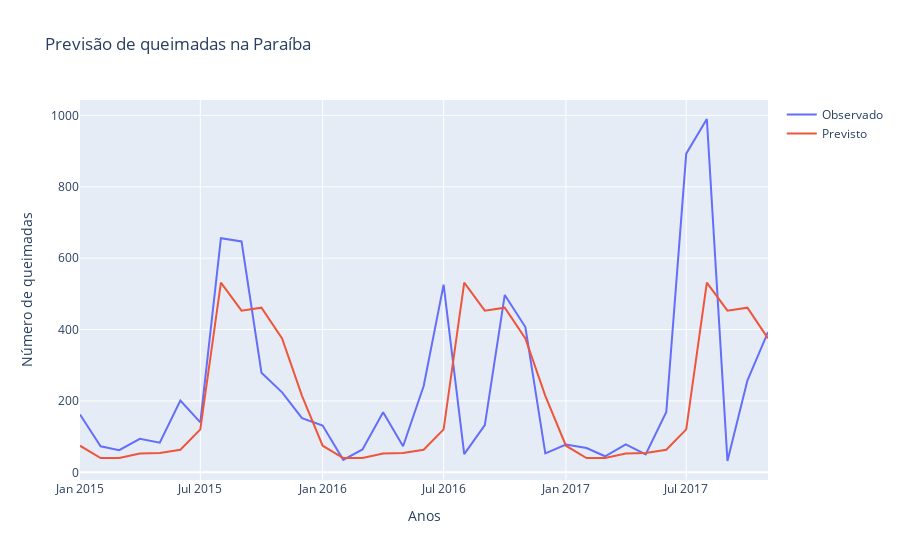

Source (notebook cell):
### Markdown cell above
## Predição com Suavização exponencial

### Code cell
model_suav_exp = sm.tsa.ExponentialSmoothing(time_series, seasonal='add', seasonal_periods=12, initialization_method= 'heuristic').fit()

prev = model_suav_exp.predict(start=time_series_test.index[0], end=time_series_test.index[-1])
fig = go.Figure()


fig.add_trace(go.Scatter(x=time_series_test.index, y=time_series_test.values,
                    mode='lines',
                    name='Observado'))

fig.add_trace(go.Scatter(x=prev.index, y=prev.values,
                    mode='lines',
                    name='Previsto'))

fig.update_layout(title='Previsão de queimadas na Paraíba',
                    xaxis_title='Anos',
                    yaxis_title='Número de queimadas')

fig.show()

### Figure 1 — Plotly figure (JSON) as saved in the notebook; plotly's stock layout.template omitted (floating-point values rounded to 4 significant figures)
{"data": [{"mode": "lines", "name": "Observado", "type": "scatter", "x": ["2015-01-01T00:00:00", "2015-02-01T00:00:00", "2015-03-01T00:00:00", "2015-04-01T00:00:00", "2015-05-01T00:00:00", "2015-06-01T00:00:00", "2015-07-01T00:00:00", "2015-08-01T00:00:00", "2015-09-01T00:00:00", "2015-10-01T00:00:00", "2015-11-01T00:00:00", "2015-12-01T00:00:00", "2016-01-01T00:00:00", "2016-02-01T00:00:00", "2016-03-01T00:00:00", "2016-04-01T00:00:00", "2016-05-01T00:00:00", "2016-06-01T00:00:00", "2016-07-01T00:00:00", "2016-08-01T00:00:00", "2016-09-01T00:00:00", "2016-10-01T00:00:00", "2016-11-01T00:00:00", "2016-12-01T00:00:00", "2017-01-01T00:00:00", "2017-02-01T00:00:00", "2017-03-01T00:00:00", "2017-04-01T00:00:00", "2017-05-01T00:00:00", "2017-06-01T00:00:00", "2017-07-01T00:00:00", "2017-08-01T00:00:00", "2017-09-01T00:00:00", "2017-10-01T00:00:00", "2017-11-01T00:00:00"], "y": [162, 73, 62, 94, 83, 201, 140, 656, 647, 279, 224, 152, 131, 35, 64, 168, 73, 242, 526, 51.01, 132.4, 497, 407, 53, 78, 68, 45, 78, 50, 169, 893, 990, 31.71, 257, 393]}, {"mode": "lines", "name": "Previsto", "type": "scatter", "x": ["2015-01-01T00:00:00", "2015-02-01T00:00:00", "2015-03-01T00:00:00", "2015-04-01T00:00:00", "2015-05-01T00:00:00", "2015-06-01T00:00:00", "2015-07-01T00:00:00", "2015-08-01T00:00:00", "2015-09-01T00:00:00", "2015-10-01T00:00:00", "2015-11-01T00:00:00", "2015-12-01T00:00:00", "2016-01-01T00:00:00", "2016-02-01T00:00:00", "2016-03-01T00:00:00", "2016-04-01T00:00:00", "2016-05-01T00:00:00", "2016-06-01T00:00:00", "2016-07-01T00:00:00", "2016-08-01T00:00:00", "2016-09-01T00:00:00", "2016-10-01T00:00:00", "2016-11-01T00:00:00", "2016-12-01T00:00:00", "2017-01-01T00:00:00", "2017-02-01T00:00:00", "2017-03-01T00:00:00", "2017-04-01T00:00:00", "2017-05-01T00:00:00", "2017-06-01T00:00:00", "2017-07-01T00:00:00", "2017-08-01T00:00:00", "2017-09-01T00:00:00", "2017-10-01T00:00:00", "2017-11-01T00:00:00"], "y": [74.55, 40.0, 39.85, 52.61, 54.41, 63.39, 120.3, 531.5, 453.0, 461.3, 375.4, 214.2, 74.55, 40.0, 39.85, 52.61, 54.41, 63.39, 120.3, 531.5, 453.0, 461.3, 375.4, 214.2, 74.55, 40.0, 39.85, 52.61, 54.41, 63.39, 120.3, 531.5, 453.0, 461.3, 375.4]}], "layout": {"title": {"text": "Previsão de queimadas na Paraíba"}, "xaxis": {"title": {"text": "Anos"}}, "yaxis": {"title": {"text": "Número de queimadas"}}}}
